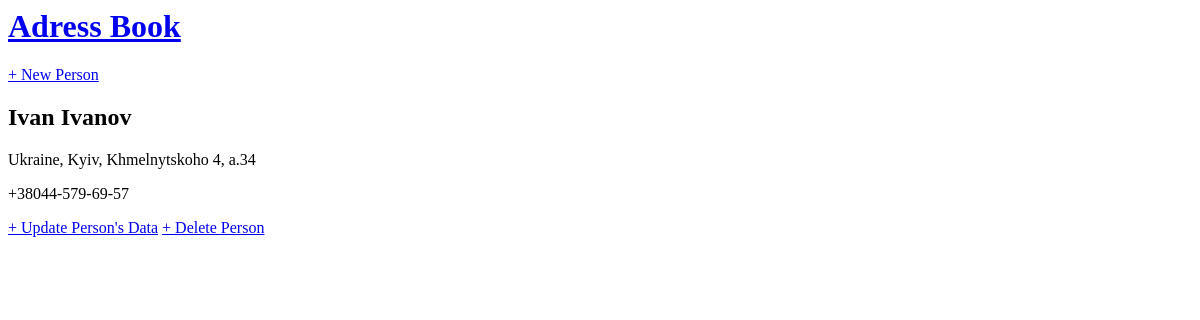
Page /person/1/ on the earlier database version.
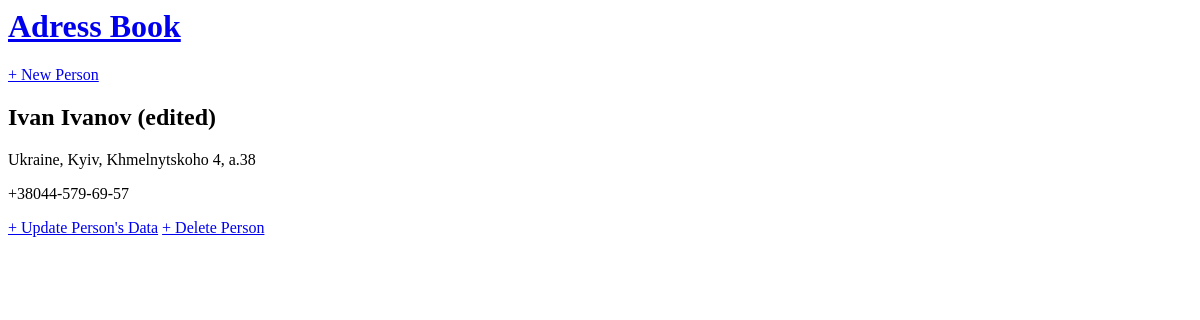
Same page on the later database version.
### book/models.py (models this page shows, shortened)
class Person(models.Model):
    name_surname = models.CharField(max_length=200)
    adress = models.TextField()
    phone = models.CharField(max_length=20)

### book/views.py (the view)
# urls.py: path('person/<int:pk>/', PersonDetailView.as_view(), name='detail'),
class PersonDetailView(DetailView):
    model = Person
    template_name = 'detail.html'

### templates/detail.html
{% extends 'base.html' %}
{% block content %}
    <div class="post-entry">
        <h2>{{ object.name_surname }}</h2>
        <p>{{ object.adress }}</p>
        <p>{{ object.phone }}</p>
    </div>
    <a href="{% url 'update' person.pk %}">+ Update Person's Data</a>
    <a href="{% url 'delete' person.pk %}">+ Delete Person</a>
{% endblock content %}

Differences in the rows shown:
changed Person: name_surname "Ivan Ivanov" → "Ivan Ivanov (edited)"; adress "Ukraine, Kyiv, Khmelnytskoho 4, a.34" → "Ukraine, Kyiv, Khmelnytskoho 4, a.38"
